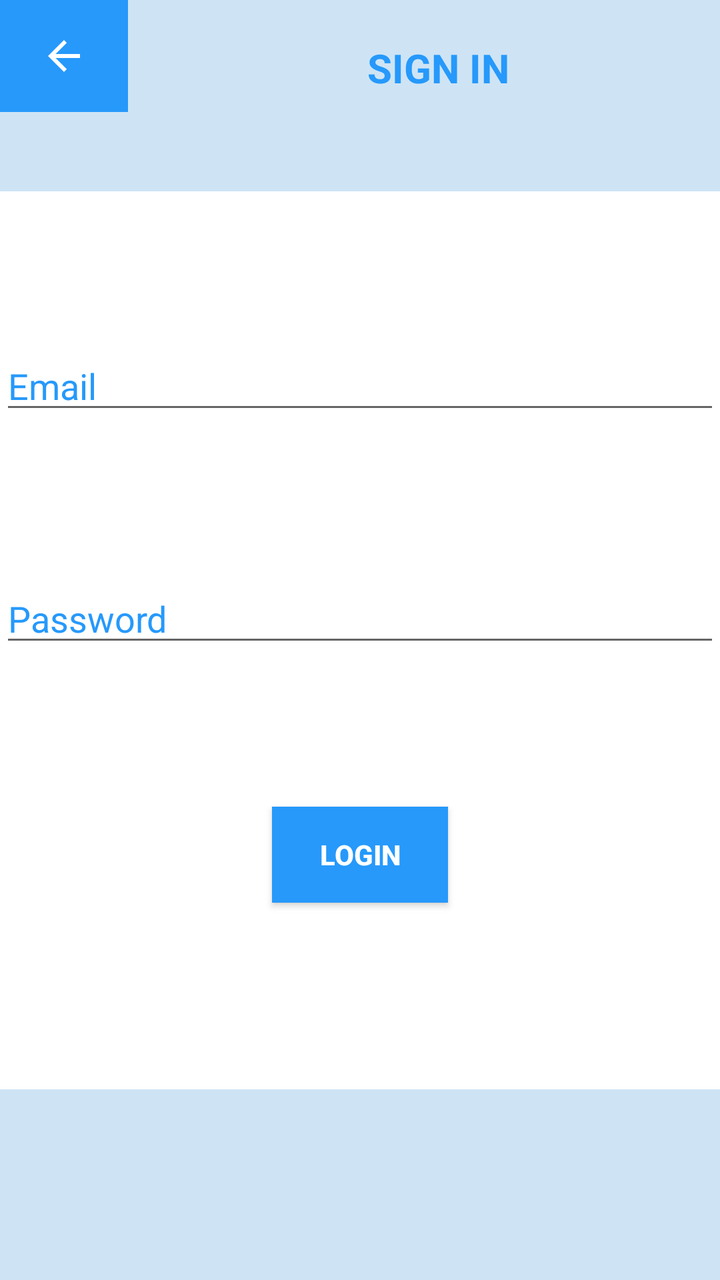
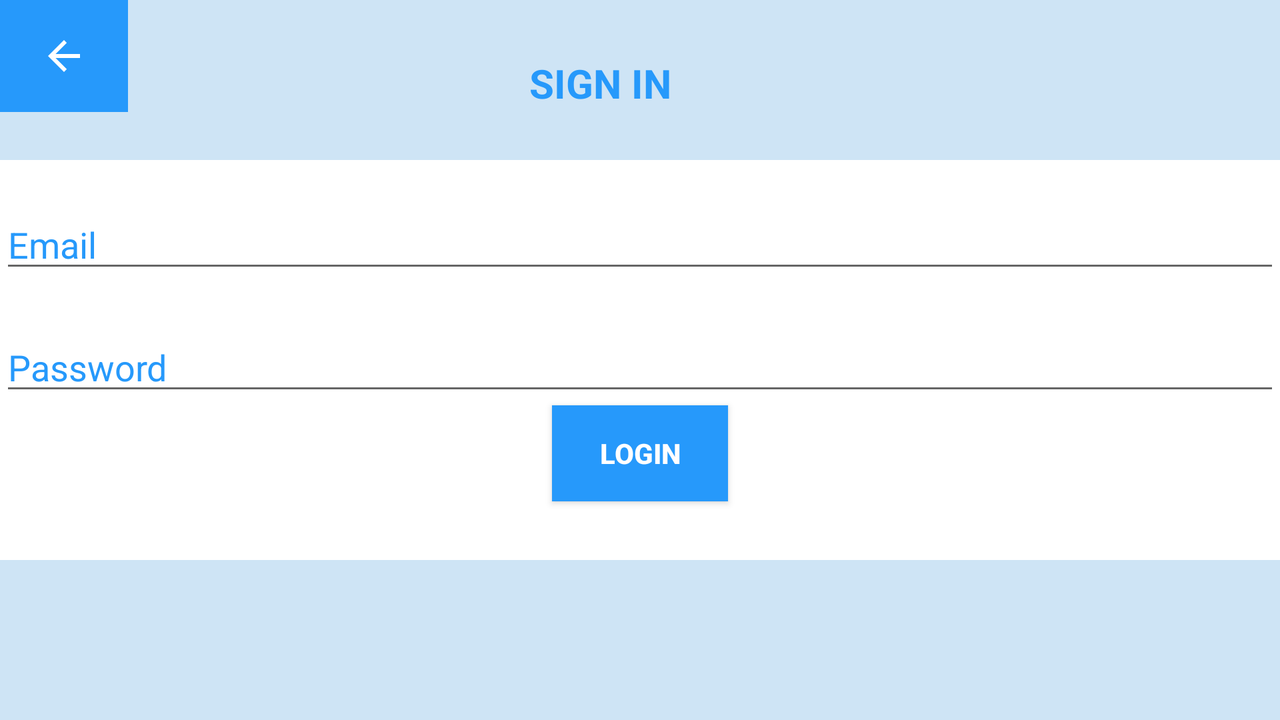

Compare how this app lays out the same screen by default and in its alternative resource folder. The renders come first, then the two layout files and the values they reference.
<!-- AndroidManifest.xml: application theme AppTheme -->
<!-- res/layout/activity_sign_in.xml -->
<?xml version="1.0" encoding="utf-8"?>
<androidx.constraintlayout.widget.ConstraintLayout xmlns:android="http://schemas.android.com/apk/res/android"
    xmlns:app="http://schemas.android.com/apk/res-auto"
    xmlns:tools="http://schemas.android.com/tools"
    android:layout_width="match_parent"
    android:layout_height="match_parent"
    android:background="@color/light_blue"
    tools:context=".SignIn">

    <LinearLayout
        android:layout_width="match_parent"
        android:layout_height="128dp"
        android:orientation="horizontal"
        app:layout_constraintBottom_toBottomOf="parent"
        app:layout_constraintEnd_toEndOf="parent"
        app:layout_constraintHorizontal_bias="0.5"
        app:layout_constraintStart_toStartOf="parent"
        app:layout_constraintTop_toTopOf="parent"
        app:layout_constraintVertical_bias="0.0">

        <ImageButton
            android:id="@+id/imageButton3"
            android:layout_width="64dp"
            android:layout_height="56dp"
            android:background="@color/blue"
            app:srcCompat="@drawable/abc_vector_test">

        </ImageButton>

        <TextView
            android:layout_width="110dp"
            android:layout_height="51dp"
            android:layout_gravity="center"
            android:layout_marginHorizontal="100dp"
            android:gravity="center"
            android:text="SIGN IN"
            android:textColor="@color/blue"
            android:textSize="20dp"
            android:textStyle="bold"
            android:translationY="-30dp">

        </TextView>


    </LinearLayout>

    <LinearLayout
        android:layout_width="match_parent"
        android:layout_height="449dp"
        android:background="@color/white"
        android:orientation="vertical"

        app:layout_constraintBottom_toBottomOf="parent"
        app:layout_constraintEnd_toEndOf="parent"
        app:layout_constraintHorizontal_bias="0.5"
        app:layout_constraintStart_toStartOf="parent"
        app:layout_constraintTop_toTopOf="parent">

        <EditText
            android:layout_width="match_parent"
            android:layout_height="wrap_content"
            android:layout_gravity="center"
            android:layout_marginVertical="75dp"
            android:hint="Email"
            android:textColorHint="@color/blue">

        </EditText>

        <EditText
            android:layout_width="match_parent"
            android:layout_height="wrap_content"
            android:layout_gravity="center"
            android:hint="Password"
            android:textColorHint="@color/blue"

            >

        </EditText>

        <Button
            android:layout_width="wrap_content"
            android:layout_height="wrap_content"
            android:layout_gravity="center"
            android:layout_marginVertical="75dp"
            android:background="@color/blue"
            android:gravity="center"
            android:text="LOGIN"
            android:textColor="@color/white"
            android:textStyle="bold">

        </Button>
    </LinearLayout>


</androidx.constraintlayout.widget.ConstraintLayout>
<!-- resources referenced by this layout -->
<resources>
  <color name="blue">#2699FB</color>
  <color name="light_blue">#CEE4F5</color>
  <color name="white">#FFFFFF</color>
  <style name="AppTheme" parent="Theme.AppCompat.Light.DarkActionBar">
          
          <item name="colorPrimary">@color/light_blue</item>
          <item name="colorPrimaryDark">@color/colorPrimaryDark</item>
          <item name="colorAccent">@color/colorAccent</item>
      </style>
  <color name="colorPrimaryDark">#3700B3</color>
  <color name="colorAccent">#03DAC5</color>
</resources>
<!-- res/layout-land/activity_sign_in.xml (the repository's variant of the layout above) -->
<!-- drawn on the phone turned sideways -->
<?xml version="1.0" encoding="utf-8"?>
<androidx.constraintlayout.widget.ConstraintLayout xmlns:android="http://schemas.android.com/apk/res/android"
    xmlns:app="http://schemas.android.com/apk/res-auto"
    xmlns:tools="http://schemas.android.com/tools"
    android:layout_width="match_parent"
    android:layout_height="match_parent"
    android:background="@color/light_blue"
    tools:context=".SignIn">

    <LinearLayout
        android:layout_width="match_parent"
        android:layout_height="128dp"
        android:orientation="vertical"
        app:layout_constraintBottom_toBottomOf="parent"
        app:layout_constraintEnd_toEndOf="parent"
        app:layout_constraintHorizontal_bias="0.5"
        app:layout_constraintStart_toStartOf="parent"
        app:layout_constraintTop_toTopOf="parent"
        app:layout_constraintVertical_bias="0.0">

        <ImageButton
            android:id="@+id/imageButton3"
            android:layout_width="64dp"
            android:layout_height="56dp"
            android:background="@color/blue"
            app:srcCompat="@drawable/abc_vector_test">

        </ImageButton>

        <TextView
            android:layout_width="110dp"
            android:layout_height="51dp"
            android:layout_gravity="center"
            android:layout_marginHorizontal="100dp"
            android:gravity="center"
            android:text="SIGN IN"
            android:textColor="@color/blue"
            android:textSize="20dp"
            android:textStyle="bold"
            android:translationX="-20dp"
            android:translationY="-40dp">

        </TextView>


    </LinearLayout>

    <LinearLayout
        android:layout_width="match_parent"
        android:layout_height="200dp"
        android:orientation="vertical"
        android:background="@color/white"
        app:layout_constraintBottom_toBottomOf="parent"
        app:layout_constraintEnd_toEndOf="parent"
        app:layout_constraintHorizontal_bias="0.5"
        app:layout_constraintStart_toStartOf="parent"
        app:layout_constraintTop_toTopOf="parent">

        <EditText
            android:layout_width="match_parent"
            android:layout_height="wrap_content"
            android:layout_gravity="center"
            android:layout_marginVertical="20dp"
            android:hint="Email"
            android:textColorHint="@color/blue">

        </EditText>
        <EditText
            android:layout_width="match_parent"
            android:layout_height="wrap_content"
            android:layout_gravity="center"
            android:hint="Password"
            android:textColorHint="@color/blue"

            >

        </EditText>
        <Button
            android:layout_width="wrap_content"
            android:layout_height="wrap_content"
            android:layout_gravity="center"
            android:background="@color/blue"
            android:gravity="center"
            android:text="LOGIN"
            android:textColor="@color/white"
            android:textStyle="bold">

        </Button>

    </LinearLayout>


</androidx.constraintlayout.widget.ConstraintLayout>
